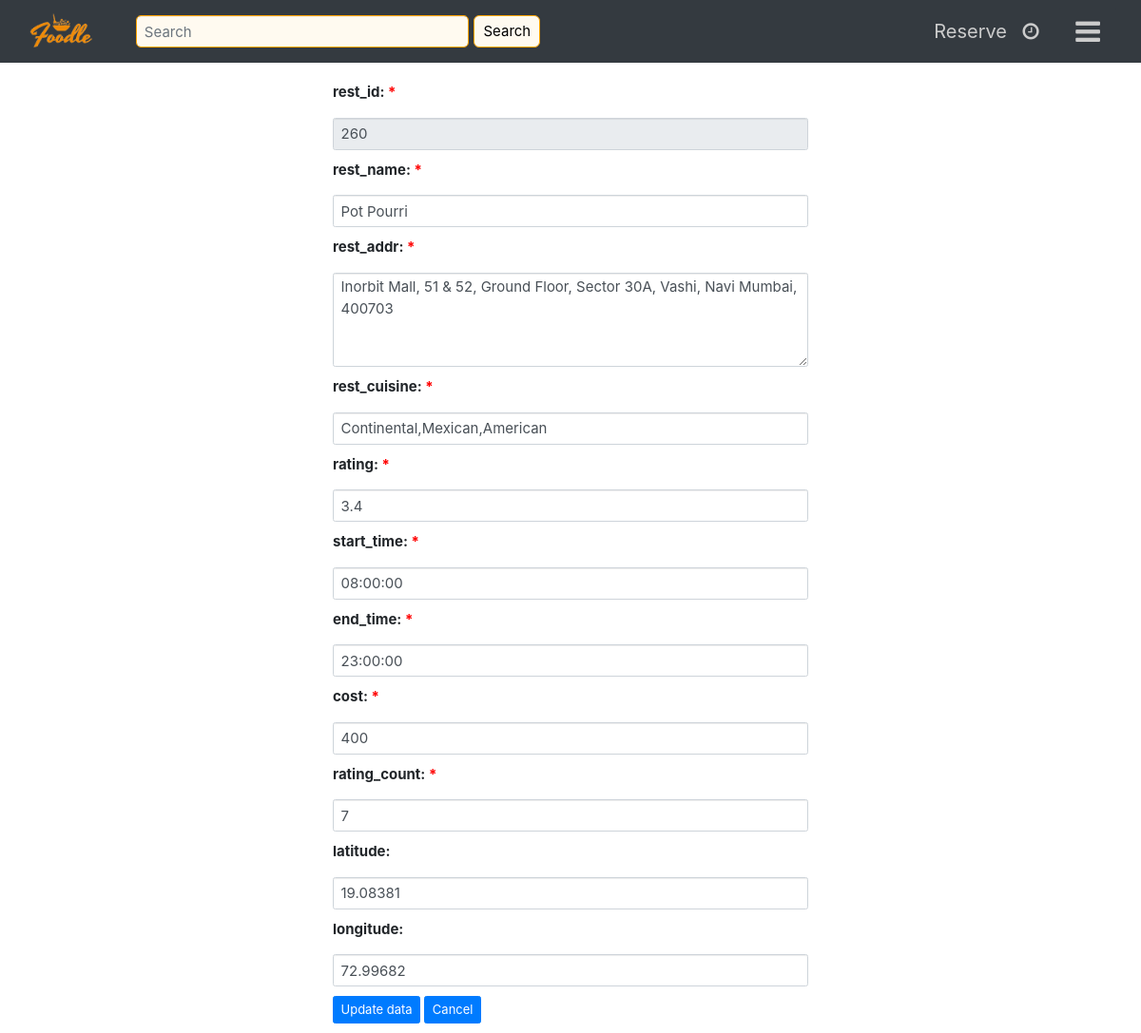
Before: /rest_form.php?method=update&rest_id=260 (signed in) with the older database file.
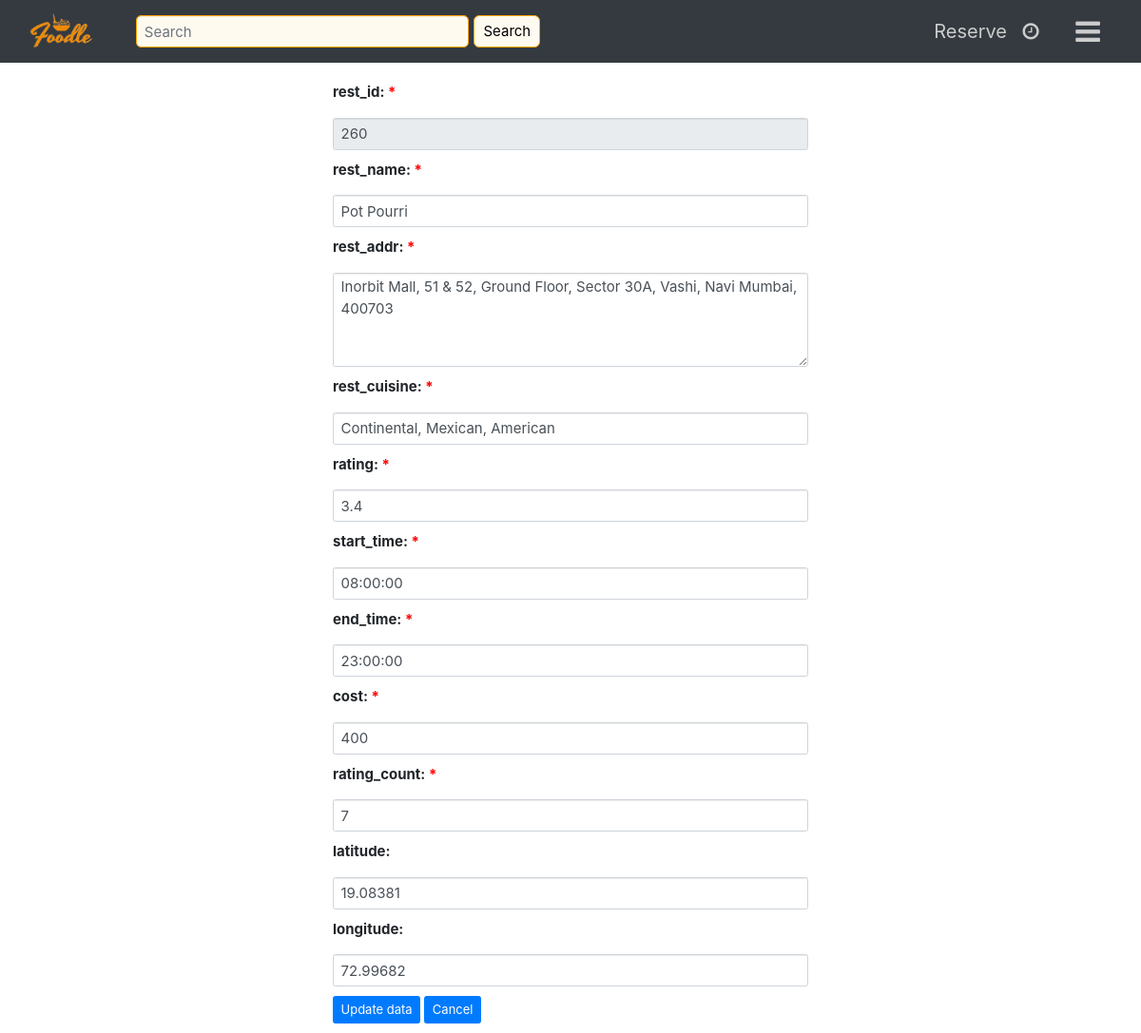
After: the same page with the newer database file.
### tables this page shows
CREATE TABLE `rest` (
  `rest_id` int(11) NOT NULL,
  `rest_name` varchar(100) NOT NULL,
  `rest_addr` varchar(300) NOT NULL,
  `rest_cuisine` varchar(50) NOT NULL,
  `rating` float NOT NULL,
  `cost` int(11) NOT NULL,
  `start_time` time DEFAULT '08:00:00',
  `end_time` time DEFAULT '23:00:00',
  `rating_count` int(11) DEFAULT '7',
  `latitude` double NOT NULL,
  `longitude` double NOT NULL
);

### rest_form.php (the view, shortened to what this page needs)
<?php
include 'templates/header.php';
include 'templates/navbar.php';
include 'templates/db-con.php';
function addcss(){
	echo '<link rel="stylesheet" type="text/css" href="styles/forms.css">';
}
$method = $_GET['method'];
if($method == 'update')
{
	$rest_id = $_GET['rest_id'];
	$sql = "SELECT * from rest where rest_id = '$rest_id'";
	$result = mysqli_query($conn, $sql);
	$row = mysqli_fetch_assoc($result);
}
?>
<form id="login-form" action="<?php echo "update_rest.php?method=$method" ?>" name="profile" method="post" style = "font-size: 15px; width: 500px; margin: 0 auto">
        <div class="form-group" style = "margin:10px 0px 10px; font-size: inherit;">
			<?php if($method != 'insert'){?>
            <label for="rest_id">rest_id:<span style="color : red"> * </span></label>
            <input type="text" class="form-control" "margin:10px 0px 10px; font-size: inherit;" name="rest_id" id="rest_id" value="<?php if($method !='insert') echo $row ['rest_id']; ?>" readonly>
			<?php } ?>
			<label for="rest_name">rest_name:<span style="color : red"> * </span></label>
            <input type="text" class="form-control" "margin:10px 0px 10px; font-size: inherit;" name="rest_name" id="rest_name" value="<?php if($method !='insert') echo $row ['rest_name']; ?>" required>
			<label for="rest_addr">rest_addr:<span style="color : red"> * </span></label>
			<textarea class="form-control" rows="4" "margin:10px 0px 10px; font-size: inherit;" name="rest_addr" id="rest_addr" required><?php if($method !='insert') echo $row ['rest_addr']; ?></textarea>
			<label for="rest_cuisine">rest_cuisine:<span style="color : red"> * </span></label>
            <input type="text" class="form-control" "margin:10px 0px 10px; font-size: inherit;" name="rest_cuisine" id="rest_cuisine" value="<?php if($method !='insert') echo $row ['rest_cuisine']; ?>" required>
			<label for="rating">rating:<span style="color : red"> * </span></label>
            <input type="text" class="form-control" "margin:10px 0px 10px; font-size: inherit;" name="rating" id="rating" value="<?php if($method !='insert') echo $row ['rating']; ?>" required>
			<label for="start_time">start_time:<span style="color : red"> * </span></label>
            <input type="text" class="form-control" "margin:10px 0px 10px; font-size: inherit;" name="start_time" id="start_time" value="<?php if($method !='insert') echo $row ['start_time']; ?>" required>
			<label for="end_time">end_time:<span style="color : red"> * </span></label>
            <input type="text" class="form-control" "margin:10px 0px 10px; font-size: inherit;" name="end_time" id="end_time" value="<?php if($method !='insert') echo $row ['end_time']; ?>" required>
			<label for="cost">cost:<span style="color : red"> * </span></label>
            <input type="text" class="form-control" "margin:10px 0px 10px; font-size: inherit;" name="cost" id="cost" value="<?php if($method !='insert') echo $row ['cost']; ?>" required>
			<label for="rating_count">rating_count:<span style="color : red"> * </span></label>
            <input type="text" class="form-control" "margin:10px 0px 10px; font-size: inherit;" name="rating_count" id="rating_count" value="<?php if($method !='insert') echo $row ['rating_count']; ?>" required>
			<label for="latitude">latitude:</label>
            <input type="text" class="form-control" "margin:10px 0px 10px; font-size: inherit;" name="latitude" id="latitude" value="<?php if($method !='insert') echo $row ['latitude']; ?>">
			<label for="longitude">longitude:</label>
            <input type="text" class="form-control" "margin:10px 0px 10px; font-size: inherit;" name="longitude" id="longitude" value="<?php if($method !='insert') echo $row ['longitude']; ?>">
			<button type="submit" id = "submit" class="btn btn-primary" style="font-size: 13px">Update data</button>
			<button type="button" id = "cancel" class="btn btn-primary" style="font-size: 13px" onclick="location.reload()">Cancel</button>
	</div>
</form>

### templates/header.php (shortened to what this page needs)
<!DOCTYPE html>
<html>
	<head>
		<link rel="stylesheet" href="https://maxcdn.bootstrapcdn.com/bootstrap/3.3.7/css/bootstrap.min.css">
        <link href="//netdna.bootstrapcdn.com/bootstrap/3.0.1/css/bootstrap.min.css" rel="stylesheet" id="bootstrap-css">
        <link rel="stylesheet" href="https://maxcdn.bootstrapcdn.com/bootstrap/4.0.0/css/bootstrap.min.css">
		<link rel="stylesheet" href="https://cdnjs.cloudflare.com/ajax/libs/font-awesome/4.7.0/css/font-awesome.min.css">
		<link rel="stylesheet" type="text/css" href="styles/h.css">
		<?php addcss(); ?>
	</head>
<body>

### templates/navbar.php (shortened to what this page needs)
<nav class="navbar navbar-expand-md navbar-light bg-dark" id="navbar">
  <a class="navbar-brand" href="index.php"><img src="images/Foodle.png" height="50"></a>
  <div class="collapse navbar-collapse" id="navbarTogglerDemo02">
    <form class="form-inline my-2 my-xl-0" id="search_bar" method="post">
      <input list="search-results" class="form-control mr-sm-2" autocomplete="off" onkeyup="search(this.value)" id="search-bar" name="search-bar" type="search" placeholder="Search">
      <button class="btn btn-outline-success my-2 my-sm-0" formaction='search_grid.php'id="search-button" type="submit">Search</button>
    </form>
	  <ul class="navbar-nav ml-auto mt-2 mt-xl-0">
      <li class="nav-item" id="nav-item">
        <a class="nav-link" id="nav-link" href="#">Reserve<i class="fa fa-clock-o" id="icon"></i>
<span class="sr-only">(current)</span></a>
      </li>
      <?php
		  if(isset($_SESSION['uname'])){
		  echo '<li class="nav-item" id="nav-item">
        <div class="dropdown">
	<button class="btn" data-toggle="dropdown" type="button" id="logbtn"><i class="fa fa-bars" id="logicon"></i></button>
			<div class="dropdown-menu dropdown-menu-right">
				<h3 class="dropdown-header">Signed in as <span style="color:blue">';
		echo '</span></h3>
				<div class="dropdown-divider"></div>';
			  echo'
				<a class="dropdown-item" href="#">Reservations</a>
				<a class="dropdown-item" href="favourites.php">Favourites</a>
				<div class="dropdown-divider"></div>
				<a class="dropdown-item" href="#">Help</a>
				<a class="dropdown-item" href="logout.php">Logout</a>
			</div>
	</div>
      </li>';
		  }
		  ?>
    </ul>
  </div>
</nav>

### styles/h.css (style rules this page uses)
.fa { padding: 20px; font-size: 30px; width: 50px; text-align: center; text-decoration: none; }

### styles/forms.css (style rules this page uses)
.form-group { margin: 10px 0px 10px; font-size: inherit; }
.form-control { margin: 10px 0px 10px; font-size: inherit; }

### templates/navbar.php (style rules this page uses)
#logbtn { background-color: #343a40; border: none; color: #cccccc; padding: 5px; font-size: 12px; cursor: pointer; }
#logicon { padding: 5px; background-color: #343a40; }
#search-bar { width: 350px; border-color: orange; font-size: 15px; border-radius: 5px; color: black; background-color: floralwhite; }
#search-button { height: 34px; border-color: orange; border-radius: 6px; font-size: 15px; width:70px; background-color: floralwhite; color: black; }
#navbar { top: 0; left: 0; width: 100%; font-size: 20; background: red; border-radius: 0px; }
#nav-item { font-size: 20px; text-align: center; }
#nav-link { color: #cccccc; }
#icon { font-size:20px; text-align:center; height: 20px; background: none; padding:0px; }

Changed rows visible on the page:
changed rest "Pot Pourri": rest_cuisine "Continental,Mexican,American" → "Continental, Mexican, American"
